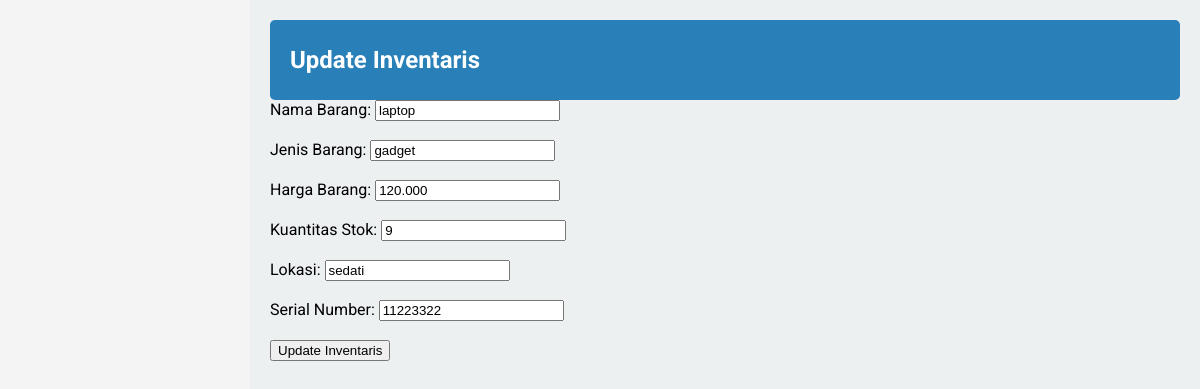
Screenshot of /update.inventory.php?id_inventory=627828 with the database file from the repository.
### tables this page shows
CREATE TABLE `inventory` (
  `id_inventory` int(30) NOT NULL,
  `nama_barang` varchar(50) NOT NULL,
  `jenis_barang` varchar(50) NOT NULL,
  `harga_barang` varchar(50) NOT NULL,
  `kuantitas_stok` varchar(50) NOT NULL,
  `lokasi` varchar(50) NOT NULL,
  `serial_number` varchar(50) NOT NULL
);

### update.inventory.php (the view, shortened to what this page needs)
<?php
include 'koneksi.php';
$id_inventory = $_GET['id_inventory'];
$sql = "SELECT * FROM inventory WHERE id_inventory='$id_inventory'";
$result = $koneksi->query($sql);
$row = $result->fetch_assoc();
?>
<!DOCTYPE html>
<html lang="en">
<head>
    <link rel="stylesheet" href="https://cdnjs.cloudflare.com/ajax/libs/font-awesome/5.15.3/css/all.min.css">
    <link rel="stylesheet" href="dashboard.css">
</head>
<body>
    <div class="main-content">
        <header>
            <h1>Update Inventaris</h1>
        </header>
        <main>
            <form action="update.inventory.php?id_inventory=<?php echo $id_inventory; ?>" method="POST">
                <label for="nama_barang">Nama Barang:</label>
                <input type="text" id="nama_barang" name="nama_barang" value="<?php echo $row['nama_barang']; ?>" required><br><br>
                <label for="jenis_barang">Jenis Barang:</label>
                <input type="text" id="jenis_barang" name="jenis_barang" value="<?php echo $row['jenis_barang']; ?>" required><br><br>
                <label for="harga_barang">Harga Barang:</label>
                <input type="text" id="harga_barang" name="harga_barang" value="<?php echo $row['harga_barang']; ?>" required><br><br>
                <label for="kuantitas_stok">Kuantitas Stok:</label>
                <input type="number" id="kuantitas_stok" name="kuantitas_stok" value="<?php echo $row['kuantitas_stok']; ?>" required><br><br>
                <label for="lokasi">Lokasi:</label>
                <input type="text" id="lokasi" name="lokasi" value="<?php echo $row['lokasi']; ?>" required><br><br>
                <label for="serial_number">Serial Number:</label>
                <input type="text" id="serial_number" name="serial_number" value="<?php echo $row['serial_number']; ?>" required><br><br>
                <input type="submit" value="Update Inventaris">
            </form>
        </main>
    </div>
</body>
</html>

### dashboard.css (style rules this page uses)
body { font-family: 'Roboto', sans-serif; margin: 0; padding: 0; background-color: #f4f4f4; }
.main-content { margin-left: 250px; padding: 20px; background-color: #ecf0f1; min-height: 100vh; }
header { display: flex; justify-content: space-between; align-items: center; background: #2980b9; color: #fff; padding: 10px 20px; border-radius: 5px; }
header h1 { font-size: 24px; }

### rows the page displays
inventory: nama_barang "laptop", jenis_barang "gadget", harga_barang "120.000", kuantitas_stok "9", lokasi "sedati", serial_number "11223322"
